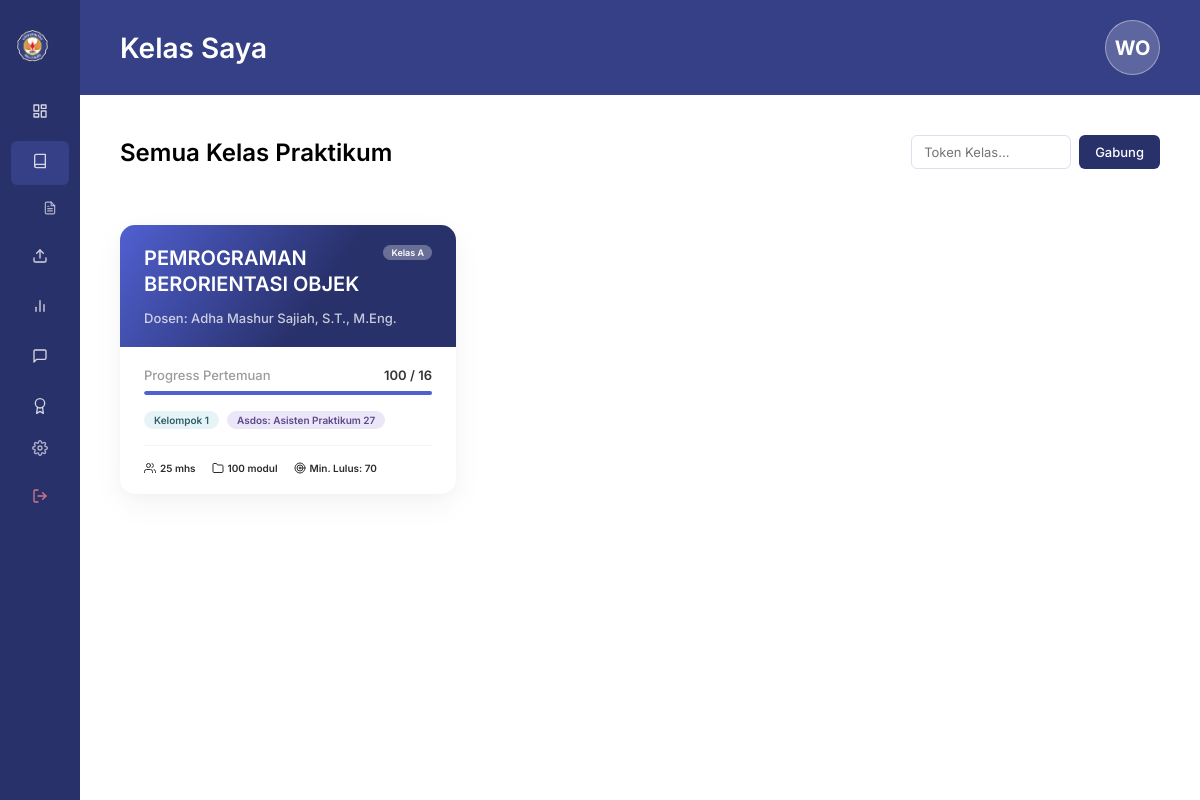
The page /public/index.php?action=my_classes (signed in) on the database its author committed.
### tables this page shows
CREATE TABLE Tabel_Kelompok (
    ID_Kelompok INT AUTO_INCREMENT PRIMARY KEY,
    Nama_Kelompok VARCHAR(100) NOT NULL,
    ID_Kelas INT NOT NULL,
    CONSTRAINT FK_Kelompok_Kelas FOREIGN KEY (ID_Kelas) 
        REFERENCES Tabel_Kelas(ID_Kelas) 
        ON DELETE CASCADE 
        ON UPDATE CASCADE
);

CREATE TABLE Tabel_Kelas (
    ID_Kelas INT AUTO_INCREMENT PRIMARY KEY,
    Nama_Kelas VARCHAR(100) NOT NULL,
    Jadwal VARCHAR(50) DEFAULT NULL,
    Token_Kelas VARCHAR(10) NULL
);

### app/Controllers/DashboardController.php (called while the page is built, shortened)
<?php
require_once __DIR__ . '/../Models/TugasModel.php';
require_once __DIR__ . '/../Models/KelasModel.php';
class DashboardController {
    private $tugasModel;
    private $kelasModel;
    public function __construct() {
        $this->tugasModel = new TugasModel();
        $this->kelasModel = new KelasModel();
    }
    public function myClasses() {
        $userId = $_SESSION['user_id'];
        $role = $_SESSION['active_role'] ?? 'Mahasiswa';
        $classesData = [];
        if ($role === 'Mahasiswa') {
            $studentClasses = $this->kelasModel->getStudentClasses($userId);
            foreach ($studentClasses as $classInfo) {
                $db = (new Database())->getConnection();
                $queryPlotting = "SELECT u.Nama_Lengkap, u.Role FROM Tabel_Plotting_Asisten p
                                  JOIN Tabel_User u ON p.ID_User = u.ID_User
                                  WHERE p.ID_Kelas = :classId";
                $stmt = $db->prepare($queryPlotting);
                $stmt->bindParam(':classId', $classInfo['ID_Kelas']);
                $stmt->execute();
                $plottedUsers = $stmt->fetchAll();
                $lecturer = "Tidak Ada Dosen";
                $assistant = "Tidak Ada Asisten";
                foreach ($plottedUsers as $pu) {
                    if ($pu['Role'] === 'Dosen') {
                        $lecturer = $pu['Nama_Lengkap'];
                    } elseif ($pu['Role'] === 'Asisten') {
                        $assistant = $pu['Nama_Lengkap'];
                    }
                }
                $queryModuls = "SELECT COUNT(*) as total FROM Tabel_Modul";
                $stmtModuls = $db->prepare($queryModuls);
                $stmtModuls->execute();
                $totalModuls = $stmtModuls->fetch()['total'];
                $queryStudents = "SELECT COUNT(*) as total FROM Tabel_KRS WHERE ID_Kelas = :classId";
                $stmtStudents = $db->prepare($queryStudents);
                $stmtStudents->bindParam(':classId', $classInfo['ID_Kelas']);
                $stmtStudents->execute();
                $totalStudents = $stmtStudents->fetch()['total'];
                $progress = $this->tugasModel->getStudentProgress($userId, $classInfo['Nama_Kelas']);
                $schedule = $classInfo['Jadwal'] ?? "Belum Diatur";
                $classesData[] = [
                    'class_id' => $classInfo['ID_Kelas'],
                    'class_name' => $classInfo['Nama_Kelas'],
                    'group_name' => $classInfo['Nama_Kelompok'] ?? 'Belum Terdaftar',
                    'lecturer' => $lecturer,
                    'assistant' => $assistant,
                    'schedule' => $schedule,
                    'total_students' => $totalStudents,
                    'total_modules' => $totalModuls,
                    'submitted_tasks' => $progress['submitted'],
                    'total_tasks' => $progress['total_tasks']
                ];
            }
        }
        require_once __DIR__ . '/../Views/my_classes.php';
    }
}

### app/Models/KelasModel.php (called while the page is built, shortened)
<?php
require_once __DIR__ . '/../../config/database.php';
class KelasModel {
    private $db;
    public function __construct() {
        $database = new Database();
        $this->db = $database->getConnection();
    }
    public function getStudentClasses($userId) {
        try {
            $query = "SELECT k.*, kp.Nama_Kelompok, kp.ID_Kelompok FROM Tabel_Kelas k
                      JOIN Tabel_KRS krs ON k.ID_Kelas = krs.ID_Kelas
                      LEFT JOIN Tabel_Kelompok kp ON krs.ID_Kelompok = kp.ID_Kelompok
                      WHERE krs.ID_User = :userId
                      ORDER BY k.ID_Kelas DESC";
            $stmt = $this->db->prepare($query);
            $stmt->bindParam(':userId', $userId);
            $stmt->execute();
            return $stmt->fetchAll();
        } catch (PDOException $e) {
            return [];
        }
    }
}

### config/database.php (called while the page is built, shortened)
<?php
class Database {
    private $host = "localhost";
    private $db_name = "db_praktikum";
    private $username = "root";
    private $password = "";
    public function getConnection() {
        $this->conn = null;
        $options = [
            PDO::ATTR_ERRMODE => PDO::ERRMODE_EXCEPTION,
            PDO::ATTR_DEFAULT_FETCH_MODE => PDO::FETCH_ASSOC
        ];
        if (defined('PDO::MYSQL_ATTR_INIT_COMMAND')) {
            $options[PDO::MYSQL_ATTR_INIT_COMMAND] = "SET NAMES utf8mb4";
        } else {
            $options[1002] = "SET NAMES utf8mb4";
        }
        try {
            $this->conn = new PDO(
                "mysql:host=" . $this->host . ";dbname=" . $this->db_name,
                $this->username,
                $this->password,
                $options
            );
        } catch (PDOException $exception) {
            error_log("Database Connection Error: " . $exception->getMessage());
            die("Koneksi database gagal. Silakan hubungi administrator.");
        }
        return $this->conn;
    }
}

### app/Models/TugasModel.php (called while the page is built, shortened)
<?php
require_once __DIR__ . '/../../config/database.php';
class TugasModel {
    private $db;
    public function __construct() {
        $database = new Database();
        $this->db = $database->getConnection();
    }
    public function getAllTugas() {
        $query = "SELECT t.*, m.Judul_Modul FROM Tabel_Tugas t
                  JOIN Tabel_Modul m ON t.ID_Modul = m.ID_Modul
                  ORDER BY t.Deadline_Upload ASC";
        $stmt = $this->db->prepare($query);
        $stmt->execute();
        return $stmt->fetchAll();
    }
    public function getStudentProgress($userId, $className = null) {
        $allTugas = $this->getAllTugas();
        if ($className) {
            $searchKey = trim(str_ireplace(['Praktikum', 'Kelas'], '', $className));
            $allTugas = array_filter($allTugas, function($t) use ($searchKey) {
                return stripos($t['Judul_Modul'], $searchKey) !== false;
            });
        }
        $totalTasks = count($allTugas);
        if ($className) {
            $searchKey = trim(str_ireplace(['Praktikum', 'Kelas'], '', $className));
            $searchParam = '%' . $searchKey . '%';
            $query = "SELECT p.ID_Tugas, n.Nilai_Angka, n.Status_Tugas
                      FROM Tabel_Pengumpulan p
                      JOIN Tabel_Tugas t ON p.ID_Tugas = t.ID_Tugas
                      JOIN Tabel_Modul m ON t.ID_Modul = m.ID_Modul
                      LEFT JOIN Tabel_Nilai n ON p.ID_Pengumpulan = n.ID_Pengumpulan
                      WHERE p.ID_User = :userId AND m.Judul_Modul LIKE :searchClass";
            $stmt = $this->db->prepare($query);
            $stmt->bindParam(':userId', $userId);
            $stmt->bindParam(':searchClass', $searchParam);
        }
        $stmt->execute();
        $submissions = $stmt->fetchAll();
        $submittedCount = count($submissions);
        $gradedCount = 0;
        $pendingCount = 0;
        $totalScore = 0;
        foreach ($submissions as $sub) {
            if ($sub['Status_Tugas'] === 'Selesai') {
                $gradedCount++;
                $totalScore += (float)$sub['Nilai_Angka'];
            } elseif ($sub['Status_Tugas'] === 'Revisi' || $sub['Status_Tugas'] === 'Sanggah') {
                $gradedCount++;
                $totalScore += (float)$sub['Nilai_Angka'];
            } else {
                $pendingCount++;
            }
        }
        $missingCount = max(0, $totalTasks - $submittedCount);
        $averageScore = $gradedCount > 0 ? round($totalScore / $gradedCount, 1) : 0;
        return [
            'total_tasks' => $totalTasks,
            'submitted' => $submittedCount,
            'graded' => $gradedCount,
            'pending' => $pendingCount,
            'missing' => $missingCount,
            'average_score' => $averageScore
        ];
    }
}

### app/Views/my_classes.php (the view, shortened to what this page needs)
<?php
$fullName = $_SESSION['name'] ?? 'Guest';
$words = explode(" ", $fullName);
$initials = "";
foreach ($words as $w) {
    $initials .= strtoupper($w[0] ?? '');
}
$initials = substr($initials, 0, 2);
?>
<!DOCTYPE html>
<html lang="id">
<head>
    <link rel="stylesheet" href="/rpl/public/assets/css/style.css">
</head>
<body>
<div class="dashboard-container">
    <aside class="sidebar">
        <div>
            <div class="sidebar-header">
                <img src="/rpl/public/assets/images/logo_uho.png" alt="Logo UHO" class="sidebar-logo">
            </div>
            <?php include __DIR__ . '/components/sidebar_menu.php'; ?>
    </aside>
    <main class="main-workspace">
        <header class="workspace-navbar">
            <h2 class="navbar-title">Kelas Saya</h2>
            <div class="navbar-profile">
                <div class="navbar-avatar"><?= htmlspecialchars($initials) ?></div>
            </div>
        </header>
        <div class="workspace-content">
            <?php if ($role === 'Mahasiswa'): ?>
                <div class="section-heading-row" style="display: flex; justify-content: space-between; align-items: center; margin-bottom: 24px;">
                    <h3 class="section-title">Semua Kelas Praktikum</h3>
                    <form method="POST" action="/rpl/public/index.php?action=join_class" style="display: flex; gap: 8px;">
                        <input type="text" name="token_kelas" placeholder="Token Kelas..." required style="padding: 8px 12px; border: 1px solid #D9E2EC; border-radius: 6px; font-family: 'Inter', sans-serif; font-size: 13px; width: 160px; outline: none;">
                        <button type="submit" style="background-color: #29316B; color: white; border: none; padding: 8px 16px; border-radius: 6px; font-weight: 500; cursor: pointer; font-size: 13px; font-family: 'Inter', sans-serif; transition: background-color 0.2s;" onmouseover="this.style.backgroundColor='#1e2450'" onmouseout="this.style.backgroundColor='#29316B'">Gabung</button>
                    </form>
                </div>
                <div class="classes-grid">
                    <?php if (empty($classesData)): ?>
                        <div style="grid-column: 1 / -1; text-align: center; background: white; padding: 64px 24px; border-radius: 12px; border: 1px solid #E2E8F0;">
                            <svg xmlns="http://www.w3.org/2000/svg" width="48" height="48" viewBox="0 0 24 24" fill="none" stroke="#A0AEC0" stroke-width="1.5" stroke-linecap="round" stroke-linejoin="round" style="margin-bottom: 16px;"><path d="M4 19.5A2.5 2.5 0 0 1 6.5 17H20"></path><path d="M6.5 2H20v20H6.5A2.5 2.5 0 0 1 4 19.5v-15A2.5 2.5 0 0 1 6.5 2z"></path></svg>
                            <h3 style="margin: 0 0 8px 0; color: #2D3748; font-size: 18px; font-weight: 600;">Belum Ada Kelas</h3>
                            <p style="margin: 0; color: #718096; font-size: 14px;">Anda belum bergabung di kelas praktikum manapun.<br>Silakan masukkan Token Kelas dari Dosen Anda di atas.</p>
                        </div>
                    <?php else: ?>
                        <?php
                        $headers = ['class-header-blue', 'class-header-orange', 'class-header-green'];
                        foreach ($classesData as $index => $cls):
                            $headerStyle = $headers[$index % count($headers)];
                            $className = $cls['class_name'];
                            $classBadge = 'Praktikum';
                            if ($cls['class_id'] == 1) {
                                $classBadge = 'Kelas A';
                            } elseif ($cls['class_id'] == 2) {
                                $classBadge = 'Kelas B';
                            } elseif ($cls['class_id'] == 3) {
                                $classBadge = 'Kelas C';
                            }
                        ?>
                            <div class="class-card">
                                <div class="class-card-header <?= $headerStyle ?>">
                                    <div class="class-card-title-row">
                                        <h4 class="class-title"><?= htmlspecialchars($className) ?></h4>
                                        <span class="class-badge"><?= htmlspecialchars($classBadge) ?></span>
                                    </div>
                                    <div class="class-lecturer-info">
                                        Dosen: <?= htmlspecialchars($cls['lecturer']) ?>
                                    </div>
                                </div>
                                <div class="class-card-body">
                                    <div class="progress-section">
                                        <div class="progress-label-row">
                                            <span class="progress-title">Progress Pertemuan</span>
                                            <span class="progress-ratio"><?= htmlspecialchars($cls['total_modules']) ?> / 16</span>
                                        </div>
                                        <div class="progress-bar-bg">
                                            <div class="progress-bar-fill" style="width: <?= ($cls['total_modules'] / 16) * 100 ?>%;"></div>
                                        </div>
                                    </div>
                                    <div class="card-tags-row">
                                        <span class="tag-pill tag-kelompok"><?= htmlspecialchars($cls['group_name']) ?></span>
                                        <span class="tag-pill tag-asdos">Asdos: <?= htmlspecialchars($cls['assistant']) ?></span>
                                    </div>
                                    <div class="card-footer-stats">
                                        <div class="footer-stat-item">
                                            <span><?= htmlspecialchars($cls['total_students']) ?> mhs</span>
                                        </div>
                                        <div class="footer-stat-item">
                                            <svg xmlns="http://www.w3.org/2000/svg" width="12" height="12" viewBox="0 0 24 24" fill="none" stroke="currentColor" stroke-width="2" stroke-linecap="round" stroke-linejoin="round"><path d="M22 19a2 2 0 0 1-2 2H4a2 2 0 0 1-2-2V5a2 2 0 0 1 2-2h5l2 3h9a2 2 0 0 1 2 2z"></path></svg>
                                            <span><?= htmlspecialchars($cls['total_modules']) ?> modul</span>
                                        </div>
                                        <div class="footer-stat-item">
                                            <svg xmlns="http://www.w3.org/2000/svg" width="12" height="12" viewBox="0 0 24 24" fill="none" stroke="currentColor" stroke-width="2" stroke-linecap="round" stroke-linejoin="round"><circle cx="12" cy="12" r="10"></circle><circle cx="12" cy="12" r="6"></circle><circle cx="12" cy="12" r="2"></circle></svg>
                                            <span>Min. Lulus: 70</span>
                                        </div>
                                    </div>
                                </div>
                            </div>
                        <?php endforeach; ?>
                    <?php endif; ?>
                </div>
            <?php endif; ?>
        </div>
    </main>
</div>
</body>
</html>

### rows shown on the page
tabel_kelompok: ID_Kelas.Nama_Kelas "PEMROGRAMAN BERORIENTASI OBJEK", classBadge "Kelas A", lecturer "Adha Mashur Sajiah, S.T., M.Eng.", total_modules "100", Nama_Kelompok "Kelompok 1", assistant "Asisten Praktikum 27", total_students "25"

### other values the page prints
$initials "WO"
